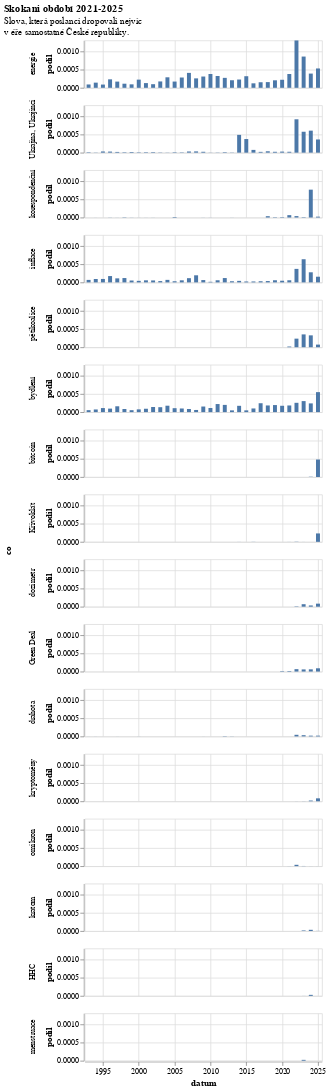

Here is the notebook cell this chart was saved with:
### Code cell
graf = alt.Chart(
    do_grafu.to_pandas(),
    title=alt.Title(
        "Skokani období 2021-2025",
        subtitle=["Slova, která poslanci dropovali nejvíc","v éře samostatné České republiky."]
    ),
    height=60
).mark_bar(
).encode(
    alt.X('datum:T'),
    alt.Y('podil:Q'),
    alt.Row('co:N', sort=maxima)
)

graf

### Figure 1 — Vega-Lite specification as saved in the notebook (floating-point values rounded to 4 significant figures; data arrays with more than 128 entries replaced by an {"elided": "..."} marker saying what was removed)
{"config": {"view": {"continuousWidth": 300, "continuousHeight": 300}}, "data": {"name": "data-8e55f9d1d8d7025b0910ff6b526575ff"}, "mark": {"type": "bar"}, "encoding": {"row": {"field": "co", "sort": ["energie", "Ukrajina, Ukrajinci", "korespondenční", "inflace", "pětikoalice", "bydlení", "bitcoin", "Křivoklát", "dozimetr", "Green Deal", "drahota", "kryptoměny", "omikron", "kratom", "HHC", "menstruace"], "type": "nominal"}, "x": {"field": "datum", "type": "temporal"}, "y": {"field": "podil", "type": "quantitative"}}, "height": 60, "title": {"text": "Skokani období 2021-2025", "subtitle": ["Slova, která poslanci dropovali nejvíc", "v éře samostatné České republiky."]}, "$schema": "https://vega.github.io/schema/vega-lite/v5.8.0.json", "datasets": {"data-8e55f9d1d8d7025b0910ff6b526575ff": {"elided": "528 records"}}}
